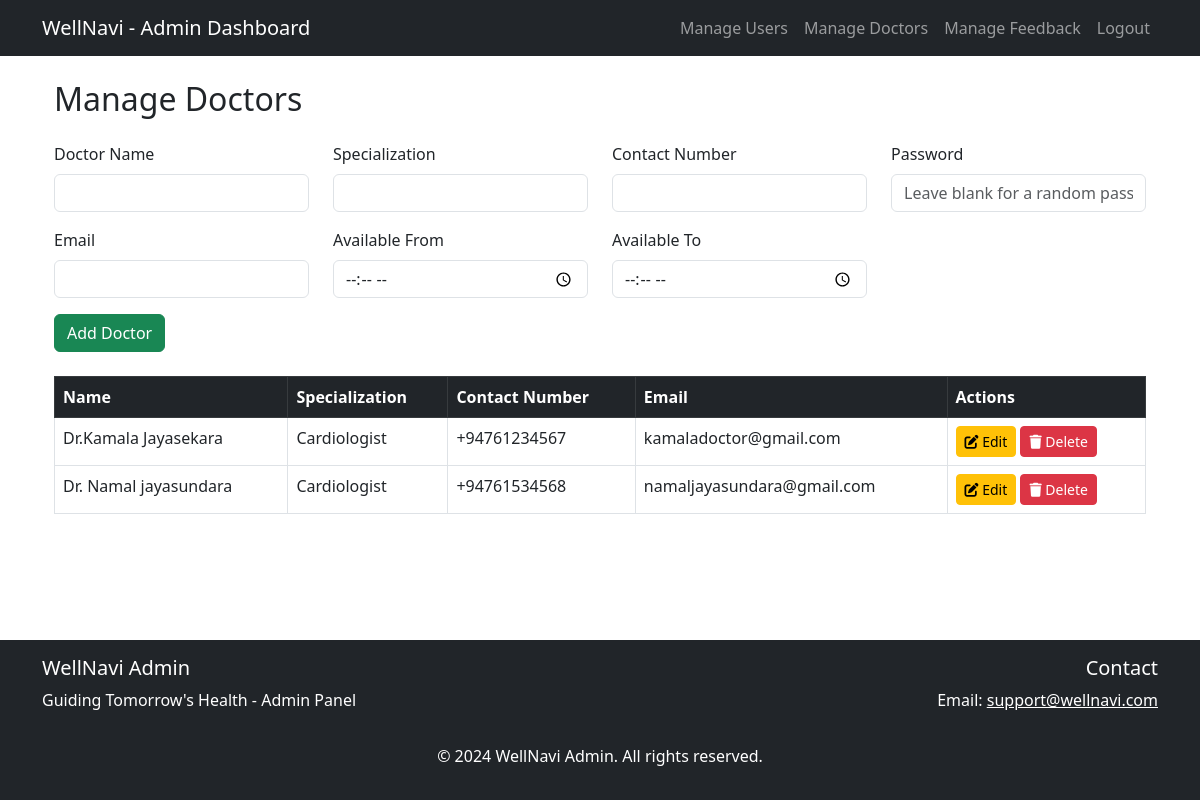
The page /manage_doctors (signed in) on the database its author committed.
### website/models.py (models this page shows)
class Doctor(db.Model):
    id = db.Column(db.Integer, primary_key=True)
    name = db.Column(db.String(150), nullable=False)
    specialization = db.Column(db.String(150), nullable=False)
    contact_number = db.Column(db.String(15), nullable=False)
    password = db.Column(db.String(150))
    email = db.Column(db.String(150), unique=True, nullable=False)
    available_from = db.Column(db.Time, nullable=False)
    available_to = db.Column(db.Time, nullable=False)
    appointments = db.relationship('Appointment', backref='doctor', passive_deletes=True)

### website/views.py (the view, shortened to what this page needs)
@views.route('/manage_doctors', methods=['GET', 'POST'])
@login_required
def manage_doctors():
    doctors = Doctor.query.all()
    return render_template('manage_doctors.html', doctors=doctors, user=current_user)

### website/__init__.py (called while the page is built)
def create_app():
    app = Flask(__name__)
    app.config['SECRET_KEY'] = 'hjshjhdjah kjshkjdhjs'
    app.config['SQLALCHEMY_DATABASE_URI'] = f'sqlite:///{DB_NAME}'
    db.init_app(app)
    from .views import views
    from .auth import auth
    app.register_blueprint(views, url_prefix='/')
    app.register_blueprint(auth, url_prefix='/')
    from .models import User, Note, Admin
    with app.app_context():
        create_database(app)
    login_manager = LoginManager()
    login_manager.login_view = 'auth.login'
    login_manager.init_app(app)
    @login_manager.user_loader
    def load_user(user_id):
        admin = Admin.query.get(int(user_id))
        if admin:
            return admin
        return User.query.get(int(user_id))
    return app

### website/templates/manage_doctors.html
{% extends "adminbase.html" %} {% block title %}Manage Doctors{% endblock %} {%
block content %}
<div class="container">
  <h2 class="mb-4">Manage Doctors</h2>
  <form method="POST" class="mb-4">
    <div class="row">
      <div class="col-md-3">
        <div class="mb-3">
          <label for="name" class="form-label">Doctor Name</label>
          <input
            type="text"
            class="form-control"
            id="name"
            name="name"
            required
          />
        </div>
      </div>
      <div class="col-md-3">
        <div class="mb-3">
          <label for="specialization" class="form-label">Specialization</label>
          <input
            type="text"
            class="form-control"
            id="specialization"
            name="specialization"
            required
          />
        </div>
      </div>
      <div class="col-md-3">
        <div class="mb-3">
          <label for="contact_number" class="form-label">Contact Number</label>
          <input
            type="text"
            class="form-control"
            id="contact_number"
            name="contact_number"
            required
          />
        </div>
      </div>
      <div class="col-md-3">
        <div class="mb-3">
          <label for="password" class="form-label">Password</label>
          <input
            type="password"
            class="form-control"
            id="password"
            name="password"
            placeholder="Leave blank for a random password"
          />
        </div>
      </div>
      <div class="col-md-3">
        <div class="mb-3">
          <label for="email" class="form-label">Email</label>
          <input
            type="email"
            class="form-control"
            id="email"
            name="email"
            required
          />
        </div>
      </div>
      <div class="col-md-3">
        <div class="mb-3">
          <label for="available_from" class="form-label">Available From</label>
          <input
            type="time"
            class="form-control"
            id="available_from"
            name="available_from"
            required
          />
        </div>
      </div>
      <div class="col-md-3">
        <div class="mb-3">
          <label for="available_to" class="form-label">Available To</label>
          <input
            type="time"
            class="form-control"
            id="available_to"
            name="available_to"
            required
          />
        </div>
      </div>
    </div>
    <button type="submit" class="btn btn-success">Add Doctor</button>
  </form>
  <div class="table-responsive">
    <table class="table table-bordered table-hover">
      <thead class="table-dark">
        <tr>
          <th>Name</th>
          <th>Specialization</th>
          <th>Contact Number</th>
          <th>Email</th>
          <th>Actions</th>
        </tr>
      </thead>
      <tbody>
        {% for doctor in doctors %}
        <tr>
          <td>{{ doctor.name }}</td>
          <td>{{ doctor.specialization }}</td>
          <td>{{ doctor.contact_number }}</td>
          <td>{{ doctor.email }}</td>
          <td>
            <a
              href="{{ url_for('views.edit_doctor', doctor_id=doctor.id) }}"
              class="btn btn-warning btn-sm"
            >
              <i class="fa fa-edit"></i> Edit
            </a>
            <form
              action="{{ url_for('views.delete_doctor', doctor_id=doctor.id) }}"
              method="POST"
              style="display: inline"
            >
              <button type="submit" class="btn btn-danger btn-sm">
                <i class="fa fa-trash"></i> Delete
              </button>
            </form>
          </td>
        </tr>
        {% endfor %}
      </tbody>
    </table>
  </div>
</div>
{% endblock %}

### rows shown on the page
Doctor: name "Dr.Kamala Jayasekara", specialization "Cardiologist", contact_number "+94761234567", email "kamaladoctor@gmail.com"
Doctor: name "Dr. Namal jayasundara", specialization "Cardiologist", contact_number "+94761534568", email "namaljayasundara@gmail.com"
